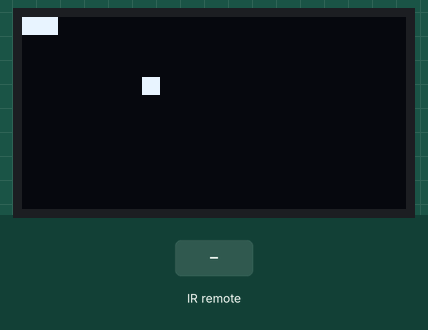
A sketch run on a simulated ESP32. Parts: 128×64 one-colour display. The inputs (shaded band) are chosen by the test bench. WiFi joins after 1.5 s; servers stay silent unless stated; random numbers use the default seed unless the sketch sets one; what the sketch prints to the serial monitor is not drawn.

Above: at 1.6 s.
At 2.7 s:
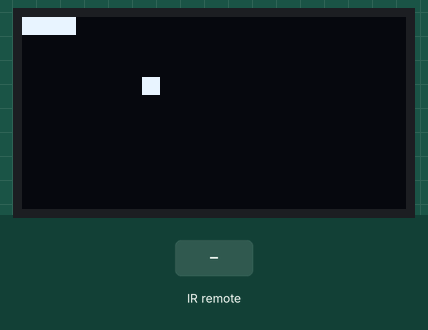
2.8 s: infrared code 0x5A received
At 4.3 s:
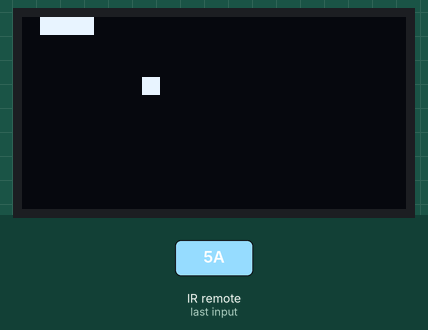
Timing chart, 0 to 5.8 s (numbered marks = the images above; inputs shaded):
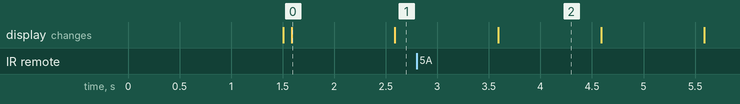

The sketch:

SnakeBall.ino
```cpp
#include <Adafruit_GFX.h>
#include <Adafruit_SSD1306.h>
#include <IRremote.hpp>
#include "Net.h"
//条件编译:注释掉下面这行编译成客户端(控制球) 不注释编译成服务端(控制蛇) 也就是说你需要改这里再传不同的板子
#define SERVER
// OLED 显示参数
#define SCREEN_WIDTH 128
#define SCREEN_HEIGHT 64
#define OLED_RESET -1
#define SCL_PIN 23
#define SDA_PIN 19
#define IR_PIN 18

// 初始化 OLED 屏幕对象
Adafruit_SSD1306 display(SCREEN_WIDTH, SCREEN_HEIGHT, &Wire, OLED_RESET);

// 游戏参数
const int CELL_SIZE = 6;                     // 每节蛇和食物的尺寸变大了（由 4 改为 6）
const int MAX_LENGTH = 128;                  // 蛇的最大节数
int snakeX[MAX_LENGTH], snakeY[MAX_LENGTH];  // 蛇每一节的坐标数组
int snakeLength = 3;                         // 当前蛇的长度
int foodX = 40, foodY = 20;                  // 食物的初始位置
int dx = CELL_SIZE, dy = 0;                  // 初始运动方向为右

unsigned long lastMove = 0;
const int moveInterval = 1000;  // 蛇的移动时间间隔（单位 ms）
int gameTime = 0;
bool ballWin = false;
bool gameOver = false;
// 初始化 OLED 和红外遥控
void setup() {
  Serial.begin(9600);
  setup_net();
  Wire.begin(SDA_PIN, SCL_PIN);
  display.begin(SSD1306_SWITCHCAPVCC, 0x3C);
  display.clearDisplay();
  display.display();
  IrReceiver.begin(IR_PIN, ENABLE_LED_FEEDBACK);  // 初始化红外接收
}


// void timer() {
//   delay(1000);
//   gameTime++;
// }

uint8_t snakeHeadX, snakeHeadY;
uint8_t foodHeadX=foodX, foodHeadY=foodY;
void restrictFood() {
  // 穿墙逻辑
  if (foodX < 0) foodX = SCREEN_WIDTH - CELL_SIZE;
  if (foodX >= SCREEN_WIDTH) foodX = 0;
  if (foodY < 0) foodY = SCREEN_HEIGHT - CELL_SIZE;
  if (foodY >= SCREEN_HEIGHT) foodY = 0;
}
void moveSnake() {
  for (int i = snakeLength - 1; i > 0; i--) {
    snakeX[i] = snakeX[i - 1];
    snakeY[i] = snakeY[i - 1];
  }
}

void stepSnake() {
  snakeX[0] += dx;
  snakeY[0] += dy;
}
void restrictSnake() {
  // 穿墙逻辑
  if (snakeX[0] < 0) snakeX[0] = SCREEN_WIDTH - CELL_SIZE;
  if (snakeX[0] >= SCREEN_WIDTH) snakeX[0] = 0;
  if (snakeY[0] < 0) snakeY[0] = SCREEN_HEIGHT - CELL_SIZE;
  if (snakeY[0] >= SCREEN_HEIGHT) snakeY[0] = 0;
}
void update() {
  try_receive();
  bool shouldUpdate;
  if (millis() - lastMove >= moveInterval) {
    lastMove = millis();
    shouldUpdate = true;
  } else shouldUpdate = false;


#ifdef SERVER
  //服务端代码
  //Serial.println("ServerUpdate");
  if (shouldUpdate) {
    Serial.print("ShouldUpdate: ");
    Serial.println(shouldUpdate);
    moveSnake();
    stepSnake();
    restrictSnake();
    packet[0] = snakeX[0];
    packet[1] = snakeY[0];
    Serial.print("SnakeX: ");
    Serial.println(snakeX[0]);
    Serial.print("SnakeY: ");
    Serial.println(snakeX[1]);
    //delay(1000);
  }

  if (valid_digit(4, 5)) {
    foodX = packet[4];
    foodY = packet[5];
    restrictFood();
    packet[2] = foodX;
    packet[3] = foodY;
  }
#else
  //客户端代码
  //Serial.println("ClientUpdate");
  if (valid_digit(0, 1) && (packet[0] != snakeX[0] || packet[1] != snakeY[0])) {
    moveSnake();
    snakeX[0] = packet[0];
    snakeY[0] = packet[1];
    Serial.print("SnakeX: ");
    Serial.println(snakeX[0]);
    Serial.print("SnakeY: ");
    Serial.println(snakeY[0]);
    Serial.println("updateSnakePos");
    //delay(1000);
  }
  if (valid_digit(2, 3)) {
    foodX = packet[2];
    foodY = packet[3];
    Serial.print("foodX: ");
    Serial.println(foodX);
    Serial.print("foodY: ");
    Serial.println(foodY);
    Serial.println("updateFoodPos");
    //delay(1000);
  }
  if (foodHeadX != foodX || foodHeadY != foodY) {
    packet[4] = foodHeadX;
    packet[5] = foodHeadY;
    Serial.print("foodX: ");
    Serial.println(foodHeadX);
    Serial.print("foodY: ");
    Serial.println(foodHeadY);
    Serial.println("uploadFoodPos");
    //delay(3000);
  }
#endif


#ifdef SERVER
  //服务端代码
  send_to_client();
#else
  //客户端代码
  send_to_server();
#endif
}

void drawSnake() {
  for (int i = 0; i < snakeLength; i++) {
    display.fillRect(snakeX[i], snakeY[i], CELL_SIZE, CELL_SIZE, WHITE);
  }
}

// // 蛇移动，每节跟随前一节
// void resetGame() {
//   //snakeLength = 3;
//   //dx = CELL_SIZE;
//   //dy = 0;
//   //or (int i = 0; i < snakeLength; i++) {
//   // snakeX[i] = 64 - i * CELL_SIZE;
//   //snakeY[i] = 32;
//   //}
//   // 随机生成一个食物位置（以 CELL_SIZE 对齐）
//   foodX = (rand() % (SCREEN_WIDTH / CELL_SIZE)) * CELL_SIZE;
//   foodY = (rand() % (SCREEN_HEIGHT / CELL_SIZE)) * CELL_SIZE;
//   gameOver = false;
//   gameTime = 0;
// }
// 绘制食物
void drawFood() {
  display.fillRect(foodX, foodY, CELL_SIZE, CELL_SIZE, WHITE);
}


// 蛇吃到食物后的处理
void checkFood() {
  int dx = snakeX[0] - foodX;
  int dy = snakeY[0] - foodY;
  if (dx * dx + dy * dy < CELL_SIZE * CELL_SIZE) {
    // 吃到食物，身体增长
    if (snakeLength < MAX_LENGTH) {
      snakeLength++;
    }
    // 生成新食物位置（CELL_SIZE 对齐）
    foodX = (rand() % (SCREEN_WIDTH / CELL_SIZE)) * CELL_SIZE;
    foodY = (rand() % (SCREEN_HEIGHT / CELL_SIZE)) * CELL_SIZE;

    packet[3] = foodX;
    packet[4] = foodY;
  }
}


void drawTime() {

  // ...其他游戏逻辑（如蛇移动、碰撞检测等）

  // 更新屏幕显示
  // display.clearDisplay();  // 清空屏幕

  // 显示gameTime（右上角）
  display.setTextSize(1);                   // 字体大小
  display.setTextColor(WHITE);              // 颜色
  display.setCursor(SCREEN_WIDTH - 30, 0);  // 位置：X=屏幕宽度-30像素，Y=0
  display.print("Time:");
  display.print(gameTime);

  // display.display();  // 刷新屏幕
}

// void check1() {
//   if (gameTime == 20) {
//     gameOver = true;
//     ballWin = true;
//   }
// }
// // 显示“GAME OVER”并等待 5 秒后重新开始游戏
// void showGameOver() {
//   display.clearDisplay();
//   display.setTextSize(2);
//   display.setTextColor(WHITE);
//   display.setCursor(20, 24);  // 居中大约显示
//   if (ballWin) {
//     display.println("BALL WIN");
//     display.display();
//     delay(5000);  // 停留 5 秒
//     resetGame();
//   }
// }

// 接收红外遥控指令并设置方向（不能向相反方向转弯）
void handleIR() {
  if (!IrReceiver.decode()) return;
  uint8_t cmd = IrReceiver.decodedIRData.command;
  Serial.println(cmd, HEX);

#ifdef SERVER
  if (cmd == 0x18 && dy == 0) {
    dx = 0;
    dy = -CELL_SIZE;
  }  // 上
  if (cmd == 0x52 && dy == 0) {
    dx = 0;
    dy = CELL_SIZE;
  }  // 下
  if (cmd == 0x08 && dx == 0) {
    dx = -CELL_SIZE;
    dy = 0;
  }  // 左
  if (cmd == 0x5A && dx == 0) {
    dx = CELL_SIZE;
    dy = 0;
  }  // 右

#else
  if (cmd == 0x18 && foodY < SCREEN_HEIGHT) {
    foodHeadX = foodX;
    foodHeadY = foodY - CELL_SIZE;
  }  // 上
  if (cmd == 0x52 && foodY > 0) {
    foodHeadX = foodX;
    foodHeadY = foodY + CELL_SIZE;
  }  // 下
  if (cmd == 0x08 && foodX > 0) {
    foodHeadX = foodX - CELL_SIZE;
    foodHeadY = foodY;
  }  // 左
  if (cmd == 0x5A && foodX < SCREEN_WIDTH) {
    foodHeadX = foodX + CELL_SIZE;
    foodHeadY = foodY;
  }  // 右
     // 穿墙逻辑
  if (foodHeadX < 0) foodHeadX = SCREEN_WIDTH - CELL_SIZE;
  if (foodHeadX >= SCREEN_WIDTH) foodHeadX = 0;
  if (foodHeadY < 0) foodHeadY = SCREEN_HEIGHT - CELL_SIZE;
  if (foodHeadY >= SCREEN_HEIGHT) foodHeadY = 0;
#endif
  IrReceiver.resume();
}

// 主循环
void loop() {
  // timer();
  // drawTime();
  handleIR();  // 处理红外遥控指令

  // if (gameOver) {
  //   showGameOver();  // 撞到自己后显示 GAME OVER
  //   return;
  // }

  // 控制蛇的移动节奏


  update();
  // check1();
  // checkFood();

  display.clearDisplay();
  drawSnake();
  drawFood();
  display.display();
}
```

Net.h
```cpp
#include <WiFi.h>
#include <WiFiUdp.h>
//修改说明:手机开热点(频段2.4G)设为你的热点名和密码
#define WIFI_SSID "kvtoMobilePhone"
#define WIFI_PASS "k88666666"
#define UDP_PORT 9527
#define MAX_PACKET_SIZE 255

//设置方法:先编译上传服务端代码到一个板子,然后看你热点已连接,看ip地址改下面
#define SERVER_IP IPAddress(192, 168, 43, 63)
//设置方法:你把服务端的断电(防止两个设备你分不清),编译上传客户端代码到另一个板子,然后看你热点已连接,看ip地址改下面
#define CLIENT_IP IPAddress(192, 168, 43, 4)

WiFiUDP UDP;
#define PACKET_SIZE 6
#define VOID_VALUE 255
uint8_t packet[PACKET_SIZE];
bool valid_digit(int a) {
  return packet[a] != VOID_VALUE;
}
bool valid_digit(int a, int b) {
  return packet[a] != VOID_VALUE && packet[b] != VOID_VALUE;
}
void clear_packet() {
  memset(packet, 255, sizeof(packet));
}
void setup_net() {
  clear_packet();
  WiFi.begin(WIFI_SSID, WIFI_PASS);
  Serial.print("Connecting to ");
  Serial.print(WIFI_SSID);
  while (WiFi.status() != WL_CONNECTED) {
    delay(100);
    Serial.print(".");
  }
  Serial.print("Connected! IP address: ");
  Serial.println(WiFi.localIP());

  UDP.begin(UDP_PORT);
  Serial.print("Listening on UDP port ");
  Serial.println(UDP_PORT);
}

void send_to(IPAddress targetIP) {

  UDP.beginPacket(targetIP, UDP_PORT);
  UDP.write(packet, PACKET_SIZE);  // 发送原始字节数组
  UDP.endPacket();
  clear_packet();
}
void send_to_client() {
  send_to(CLIENT_IP);
}
void send_to_server() {
  send_to(SERVER_IP);
}
bool try_receive() {

  int packetSize = UDP.parsePacket();
  if (packetSize) {
    int len = UDP.read(packet, MAX_PACKET_SIZE);
    if (len >= PACKET_SIZE) {
      for (int i = 0; i < PACKET_SIZE; i++) {
        Serial.print(" ");
        Serial.println(packet[i], HEX);
      }
      return true;
    } else {
      Serial.println("Received packet too small.");
      return false;
    }
  }
  return false;
}
void receive() {
  while (true) {
    if (try_receive()) {
      break;
    }
  }
}
```

Measured:
- what the display in image 0 shows lasts 1.0 s, from 1.6 s to 2.6 s
